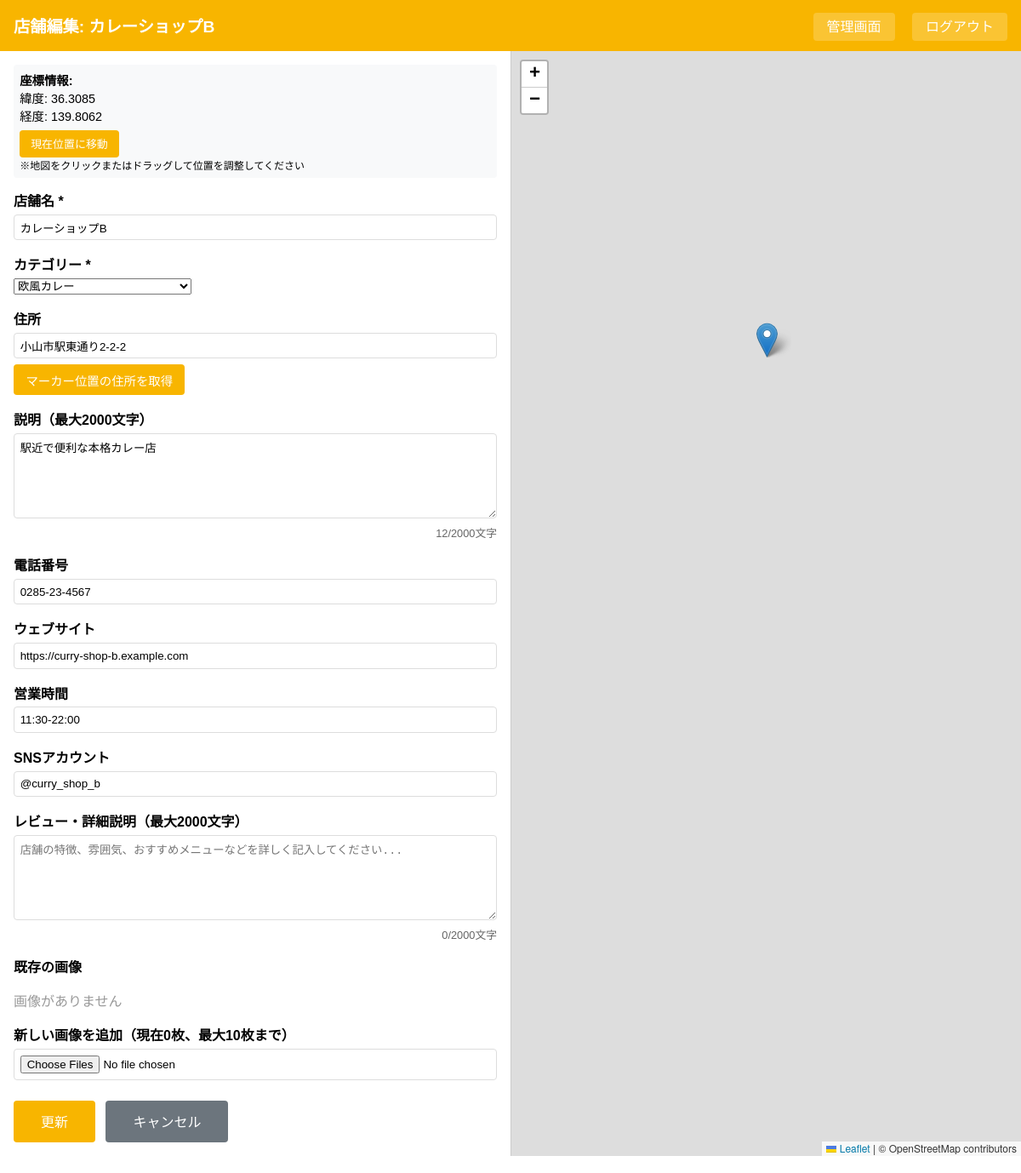
The app's page /admin_edit.php?id=2 (signed in) with its own data.
### tables this page shows
CREATE TABLE facilities (
        id INTEGER PRIMARY KEY AUTOINCREMENT,
        name TEXT NOT NULL,
        lat REAL NOT NULL,
        lng REAL NOT NULL,
        address TEXT,
        description TEXT,
        phone TEXT,
        website TEXT,
        business_hours TEXT,
        sns_account TEXT,
        category TEXT,
        review TEXT,
        updated_at DATETIME DEFAULT CURRENT_TIMESTAMP
    );

### auth_check.php (called while the page is built, shortened)
<?php
function getConfigPath() {
    $searchPaths = [
        __DIR__ . '/../../app_db/oyama_curry_map/config.php',
        __DIR__ . '/../../../app_db/oyama_curry_map/config.php',
        __DIR__ . '/app_db/oyama_curry_map/config.php',
        __DIR__ . '/../app_db/oyama_curry_map/config.php',
    ];
    foreach ($searchPaths as $path) {
        if (file_exists($path)) {
            return $path;
        }
    }
    throw new Exception('Config file not found. Searched paths: ' . implode(', ', $searchPaths));
}
function getConfig() {
    static $config = null;
    if ($config === null) {
        $config = require_once getConfigPath();
    }
    return $config;
}
$config = getConfig();

### admin_edit.php (the view, shortened to what this page needs)
<?php
require_once 'auth_check.php';
$images = [];
$facilityId = isset($_GET['id']) ? intval($_GET['id']) : 0;
$db = getDatabase();
$stmt = $db->prepare('SELECT * FROM facilities WHERE id = :id');
$stmt->bindValue(':id', $facilityId, SQLITE3_INTEGER);
$res = $stmt->execute();
$facility = $res->fetchArray(SQLITE3_ASSOC);
?>
<!DOCTYPE html>
<html lang="ja">
<head>
    <link rel="stylesheet" href="https://unpkg.com/leaflet/dist/leaflet.css" />
    <link rel="stylesheet" href="css/common.css" />
    <link rel="stylesheet" href="css/admin.css" />
</head>
<body>
    <div class="header">
        <h1><?= htmlspecialchars($config['app']['facility_name']) ?>編集: <?= htmlspecialchars($facility['name']) ?></h1>
        <div>
            <a href="admin.php">管理画面</a>
            <a href="?logout=1">ログアウト</a>
        </div>
    </div>
    <div class="container">
        <div class="form-section">
            <form method="POST" enctype="multipart/form-data">
                <div class="coord-info">
                    <strong>座標情報:</strong><br>
                    緯度: <span id="currentLat"><?= htmlspecialchars($facility['lat']) ?></span><br>
                    経度: <span id="currentLng"><?= htmlspecialchars($facility['lng']) ?></span><br>
                    <button type="button" id="getCurrentLocationBtn" style="margin-top:0.5em; padding:0.5em 1em; font-size:0.9em;">現在位置に移動</button><br>
                    <small>※地図をクリックまたはドラッグして位置を調整してください</small>
                </div>
                <div class="form-group">
                    <label for="name"><?= htmlspecialchars($config['app']['field_labels']['name']) ?> *</label>
                    <input type="text" id="name" name="name" required value="<?= htmlspecialchars($facility['name']) ?>">
                </div>
                <div class="form-group">
                    <label for="category"><?= htmlspecialchars($config['app']['field_labels']['category']) ?> *</label>
                    <select id="category" name="category" required>
                        <?php foreach ($config['app']['categories'] as $category): ?>
                            <option value="<?= htmlspecialchars($category) ?>" <?= ($facility['category'] === $category) ? 'selected' : '' ?>><?= htmlspecialchars($category) ?></option>
                        <?php endforeach; ?>
                    </select>
                </div>
                <div class="form-group">
                    <label for="address"><?= htmlspecialchars($config['app']['field_labels']['address']) ?></label>
                    <input type="text" id="address" name="address" value="<?= htmlspecialchars($facility['address']) ?>">
                    <button type="button" id="getAddressBtn" style="margin-top:0.5em; padding:0.5em 1em; font-size:0.9em;">マーカー位置の住所を取得</button>
                </div>
                <div class="form-group">
                    <label for="description"><?= htmlspecialchars($config['app']['field_labels']['description']) ?>（最大2000文字）</label>
                    <textarea id="description" name="description" rows="3" maxlength="2000" placeholder="施設の簡単な説明を入力してください"><?= htmlspecialchars($facility['description'] ?? '') ?></textarea>
                    <div style="font-size:0.8em; color:#666; text-align:right; margin-top:0.3em;">
                        <span id="descriptionCount">0</span>/2000文字
                    </div>
                </div>
                <div class="form-group">
                    <label for="phone"><?= htmlspecialchars($config['app']['field_labels']['phone']) ?></label>
                    <input type="tel" id="phone" name="phone" value="<?= htmlspecialchars($facility['phone'] ?? '') ?>" placeholder="03-1234-5678">
                </div>
                <div class="form-group">
                    <label for="website"><?= htmlspecialchars($config['app']['field_labels']['website']) ?></label>
                    <input type="url" id="website" name="website" value="<?= htmlspecialchars($facility['website'] ?? '') ?>" placeholder="https://example.com">
                </div>
                <div class="form-group">
                    <label for="business_hours"><?= htmlspecialchars($config['app']['field_labels']['business_hours']) ?></label>
                    <input type="text" id="business_hours" name="business_hours" value="<?= htmlspecialchars($facility['business_hours'] ?? '') ?>" placeholder="11:00-21:00">
                </div>
                <div class="form-group">
                    <label for="sns_account"><?= htmlspecialchars($config['app']['field_labels']['sns_account']) ?></label>
                    <input type="text" id="sns_account" name="sns_account" value="<?= htmlspecialchars($facility['sns_account'] ?? '') ?>" placeholder="@example_account">
                </div>
                <div class="form-group">
                    <label for="review"><?= htmlspecialchars($config['app']['field_labels']['review']) ?>（最大2000文字）</label>
                    <textarea id="review" name="review" rows="5" maxlength="2000" placeholder="<?= htmlspecialchars($config['app']['facility_name']) ?>の特徴、雰囲気、おすすめメニューなどを詳しく記入してください..."><?= htmlspecialchars($facility['review'] ?? '') ?></textarea>
                    <div style="font-size:0.8em; color:#666; text-align:right; margin-top:0.3em;">
                        <span id="reviewCount">0</span>/2000文字
                    </div>
                </div>
                <div class="form-group">
                    <label>既存の<?= htmlspecialchars($config['app']['field_labels']['images']) ?></label>
                    <div class="existing-images">
                        <?php if (empty($images)): ?>
                            <p style="color:#999;"><?= htmlspecialchars($config['app']['field_labels']['images']) ?>がありません</p>
                        <?php endif; ?>
                    </div>
                </div>
                <div class="form-group">
                    <label for="new_images">新しい<?= htmlspecialchars($config['app']['field_labels']['images']) ?>を追加（現在<?= count($images) ?>枚、最大10枚まで）</label>
                    <input type="file" id="new_images" name="new_images[]" multiple accept="image/*">
                </div>
                <button type="submit">更新</button>
                <button type="button" class="btn-secondary" onclick="location.href='admin.php'">キャンセル</button>
            </form>
        </div>
        <div class="map-section">
            <div id="map"></div>
        </div>
    </div>
</body>
</html>

### css/common.css (style rules this page uses)
html, body { height: 100%; margin: 0; padding: 0; font-family: sans-serif; box-sizing: border-box; }
.header { display: flex; justify-content: space-between; align-items: center; background: #f8b500; color: #fff; padding: 1em; margin: 0; }
.header h1 { margin: 0; font-size: 1.2em; }
.header a { color: #fff; text-decoration: none; margin-left: 1em; padding: 0.5em 1em; background: rgba(255,255,255,0.2); border-radius: 4px; }
button { padding: 0.8em 2em; background: #f8b500; color: #fff; border: none; border-radius: 4px; cursor: pointer; font-size: 1em; margin-right: 0.5em; }
input[type="text"], input[type="email"], input[type="tel"], input[type="url"], input[type="password"], input[type="number"], input[type="file"], textarea { width: 100%; padding: 0.5em; border: 1px solid #ddd; border-radius: 4px; box-sizing: border-box; }
textarea { resize: vertical; min-height: 100px; }

### css/admin.css (style rules this page uses)
.container { display: grid; grid-template-columns: 1fr 1fr; height: calc(100vh - 80px); }
.form-section { padding: 1em; overflow-y: auto; }
.map-section { border-left: 1px solid #ccc; }
.map-section #map { height: 100%; width: 100%; }
.form-group { margin-bottom: 1em; }
label { display: block; margin-bottom: 0.3em; font-weight: bold; }
.btn-secondary { background: #6c757d; }
.coord-info { background: #f8f9fa; padding: 0.5em; border-radius: 4px; font-size: 0.9em; margin-bottom: 1em; }
.existing-images { margin-bottom: 1em; }

### records on screen
facilities: name "カレーショップB", lat "36.3085", lng "139.8062", category "欧風カレー", address "小山市駅東通り2-2-2", description "駅近で便利な本格カレー店", phone "0285-23-4567", website "https://curry-shop-b.example.com", business_hours "11:30-22:00", sns_account "@curry_shop_b"

### other values on screen
$config['app']['facility_name'] "店舗"
$config['app']['field_labels']['name'] "店舗名"
$config['app']['field_labels']['category'] "カテゴリー"
$config['app']['field_labels']['address'] "住所"
$config['app']['field_labels']['description'] "説明"
$config['app']['field_labels']['phone'] "電話番号"
$config['app']['field_labels']['website'] "ウェブサイト"
$config['app']['field_labels']['business_hours'] "営業時間"
$config['app']['field_labels']['sns_account'] "SNSアカウント"
$config['app']['field_labels']['review'] "レビュー・詳細説明"
$config['app']['field_labels']['images'] "画像"
count($images) "0"
